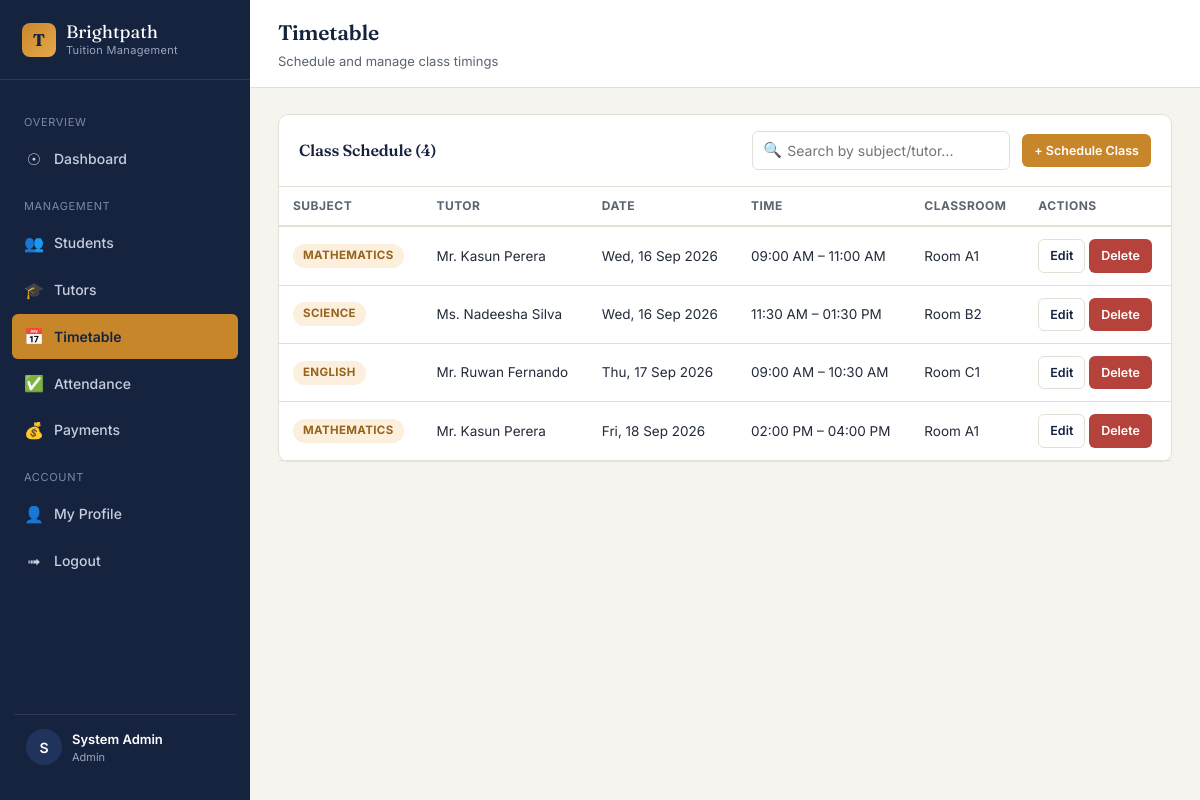
/admin/timetable.php (signed in), run on the app's committed database.
### tables this page shows
CREATE TABLE `timetable` (
  `timetable_id` INT AUTO_INCREMENT PRIMARY KEY,
  `tutor_id` INT NOT NULL,
  `subject` VARCHAR(100) NOT NULL,
  `class_date` DATE NOT NULL,
  `start_time` TIME NOT NULL,
  `end_time` TIME NOT NULL,
  `classroom` VARCHAR(50) DEFAULT NULL,
  `created_at` TIMESTAMP DEFAULT CURRENT_TIMESTAMP,
  FOREIGN KEY (`tutor_id`) REFERENCES `tutors`(`tutor_id`) ON DELETE CASCADE
);

CREATE TABLE `tutors` (
  `tutor_id` INT AUTO_INCREMENT PRIMARY KEY,
  `name` VARCHAR(100) NOT NULL,
  `email` VARCHAR(150) NOT NULL UNIQUE,
  `password` VARCHAR(255) NOT NULL,
  `subject` VARCHAR(100) NOT NULL,
  `gender` ENUM('Male','Female','Other') DEFAULT 'Other',
  `phone` VARCHAR(20) DEFAULT NULL,
  `photo_path` VARCHAR(255) DEFAULT NULL,
  `status` ENUM('Active','Inactive') DEFAULT 'Active',
  `created_at` TIMESTAMP DEFAULT CURRENT_TIMESTAMP
);

### classes/Database.php (called while the page is built, shortened)
<?php
class Database
{
    private static ?Database $instance = null;
    private PDO $connection;
    private function __construct()
    {
        $dsn = "mysql:host=" . DB_HOST . ";dbname=" . DB_NAME . ";charset=" . DB_CHARSET;
        $options = [
            PDO::ATTR_ERRMODE            => PDO::ERRMODE_EXCEPTION,
            PDO::ATTR_DEFAULT_FETCH_MODE => PDO::FETCH_ASSOC,
            PDO::ATTR_EMULATE_PREPARES   => false,
        ];
        try {
            $this->connection = new PDO($dsn, DB_USER, DB_PASS, $options);
        } catch (PDOException $e) {
            die("Database Connection Failed: " . htmlspecialchars($e->getMessage()));
        }
    }
    public static function getInstance(): Database
    {
        if (self::$instance === null) {
            self::$instance = new Database();
        }
        return self::$instance;
    }
    public function select(string $sql, array $params = []): array
    {
        $stmt = $this->connection->prepare($sql);
        $stmt->execute($params);
        return $stmt->fetchAll();
    }
}

### classes/Validator.php (called while the page is built, shortened)
<?php
class Validator
{
    public static function clean(string $value): string
    {
        return htmlspecialchars(trim($value), ENT_QUOTES, 'UTF-8');
    }
}

### classes/Timetable.php (called while the page is built, shortened)
<?php
require_once __DIR__ . '/Database.php';
class Timetable
{
    private Database $db;
    public function __construct()
    {
        $this->db = Database::getInstance();
    }
    public function all(string $search = ''): array
    {
        return $this->db->select(
            "SELECT t.*, tu.name AS tutor_name FROM timetable t
             JOIN tutors tu ON tu.tutor_id = t.tutor_id
             ORDER BY t.class_date ASC, t.start_time ASC"
        );
    }
}

### includes/init.php (called while the page is built, shortened)
<?php
require_once __DIR__ . '/../config/database.php';
require_once __DIR__ . '/../classes/Database.php';
require_once __DIR__ . '/../classes/Validator.php';
require_once __DIR__ . '/../classes/Timetable.php';
function e(string $value): string
{
    return htmlspecialchars($value, ENT_QUOTES, 'UTF-8');
}

### admin/timetable.php (the view, shortened to what this page needs)
<?php
require_once __DIR__ . '/../includes/init.php';
$timetableModel = new Timetable();
$search = Validator::clean($_GET['q'] ?? '');
$entries = $timetableModel->all($search);
require_once __DIR__ . '/../includes/dashboard_header.php';
?>
<div class="panel">
  <div class="panel-header">
    <h3>Class Schedule (<?= count($entries) ?>)</h3>
    <div class="flex-between">
      <form method="GET" action="timetable.php" class="search-box">
        <span class="ic">&#128269;</span>
        <input type="text" name="q" value="<?= e($search) ?>" placeholder="Search by subject/tutor...">
      </form>
      <a href="timetable.php?action=add" class="btn btn-brass btn-sm">+ Schedule Class</a>
    </div>
  </div>
  <div class="table-wrap">
    <table>
      <thead><tr><th>Subject</th><th>Tutor</th><th>Date</th><th>Time</th><th>Classroom</th><th>Actions</th></tr></thead>
      <tbody>
        <?php foreach ($entries as $t): ?>
          <tr>
            <td><span class="badge badge-brass"><?= e($t['subject']) ?></span></td>
            <td><?= e($t['tutor_name']) ?></td>
            <td><?= e(date('D, d M Y', strtotime($t['class_date']))) ?></td>
            <td><?= e(date('h:i A', strtotime($t['start_time']))) ?> &ndash; <?= e(date('h:i A', strtotime($t['end_time']))) ?></td>
            <td><?= e($t['classroom'] ?: '-') ?></td>
            <td>
              <a href="timetable.php?action=edit&id=<?= $t['timetable_id'] ?>" class="btn btn-outline btn-sm">Edit</a>
              <a href="timetable.php?action=delete&id=<?= $t['timetable_id'] ?>" class="btn btn-danger btn-sm" data-confirm="Remove this class?">Delete</a>
            </td>
          </tr>
        <?php endforeach; ?>
      </tbody>
    </table>
  </div>
</div>
<?php require_once __DIR__ . '/../includes/dashboard_footer.php'; ?>

### assets/css/style.css (style rules this page uses)
:root { --ink: #16233F; --ink-2: #1F335C; --brass: #C8862B; --brass-light: #E7A94C; --teal: #2F6F5E; --teal-light: #E4F0EC; --rose: #B5423B; --rose-light: #FBE8E6; --amber-light: #FCF0DC; --paper: #F6F4EF; --surface: #FFFFFF; --line: #E4E0D6; --text: #232B3A; --text-soft: #5B6472; --radius: 10px; --radius-sm: 6px; --shadow: 0 2px 10px rgba(22, 35, 63, 0.06); }
* { box-sizing: border-box; }
html, body { margin: 0; padding: 0; background: var(--paper); color: var(--text); font-family: 'Inter', -apple-system, BlinkMacSystemFont, sans-serif; font-size: 15px; line-height: 1.55; }
h1, h2, h3, h4, .brand-font { font-family: 'Fraunces', Georgia, serif; font-weight: 600; color: var(--ink); letter-spacing: -0.01em; margin: 0 0 0.4em 0; }
a { color: var(--ink-2); text-decoration: none; }
.panel { background: var(--surface); border: 1px solid var(--line); border-radius: var(--radius); margin-bottom: 22px; }
.panel-header { padding: 16px 20px; border-bottom: 1px solid var(--line); display: flex; align-items: center; justify-content: space-between; gap: 12px; flex-wrap: wrap; }
.panel-header h3 { font-size: 16px; margin: 0; }
.btn { display: inline-flex; align-items: center; gap: 6px; padding: 9px 16px; border-radius: var(--radius-sm); border: 1px solid transparent; font-size: 13.5px; font-weight: 600; cursor: pointer; font-family: 'Inter', sans-serif; transition: transform 0.06s ease, background 0.15s ease, box-shadow .15s ease; }
.btn-brass { background: var(--brass); color: #fff; }
.btn-outline { background: transparent; border-color: var(--line); color: var(--ink); }
.btn-danger { background: var(--rose); color: #fff; }
.btn-sm { padding: 6px 11px; font-size: 12.5px; }
input[type="text"], input[type="email"], input[type="password"], input[type="date"], input[type="time"], input[type="number"], input[type="tel"], input[type="file"], select, textarea { width: 100%; padding: 10px 12px; border: 1px solid var(--line); border-radius: var(--radius-sm); font-size: 14px; font-family: 'Inter', sans-serif; color: var(--text); background: #fff; transition: border-color .15s ease, box-shadow .15s ease; }
table { width: 100%; border-collapse: collapse; font-size: 13.5px; }
thead th { text-align: left; font-size: 12px; text-transform: uppercase; letter-spacing: 0.04em; color: var(--text-soft); padding: 10px 14px; border-bottom: 2px solid var(--line); font-weight: 700; }
tbody td { padding: 12px 14px; border-bottom: 1px solid var(--line); vertical-align: middle; }
.table-wrap { overflow-x: auto; }
.badge { display: inline-flex; align-items: center; gap: 4px; padding: 3px 10px; border-radius: 999px; font-size: 11.5px; font-weight: 700; text-transform: uppercase; letter-spacing: 0.03em; }
.badge-brass { background: var(--amber-light); color: #96631E; }
.flex-between { display: flex; align-items: center; justify-content: space-between; gap: 12px; flex-wrap: wrap; }
.search-box { position: relative; }
.search-box input { padding-left: 34px; }
.search-box .ic { position: absolute; left: 11px; top: 50%; transform: translateY(-50%); color: var(--text-soft); }

### data on the page
timetable: subject "MATHEMATICS", tutor.name "Mr. Kasun Perera", class_date "Wed, 16 Sep 2026", start_time "09:00 AM", end_time "11:00 AM", classroom "Room A1"
timetable: subject "SCIENCE", tutor.name "Ms. Nadeesha Silva", class_date "Wed, 16 Sep 2026", start_time "11:30 AM", end_time "01:30 PM", classroom "Room B2"
timetable: subject "ENGLISH", tutor.name "Mr. Ruwan Fernando", class_date "Thu, 17 Sep 2026", start_time "09:00 AM", end_time "10:30 AM", classroom "Room C1"
timetable: subject "MATHEMATICS", tutor.name "Mr. Kasun Perera", class_date "Fri, 18 Sep 2026", start_time "02:00 PM", end_time "04:00 PM", classroom "Room A1"

### other printed values
substr($_SESSION['user_name'] ?? 'U', 0, 1) "S"
$_SESSION['user_name'] "System Admin"
$role "Admin"
$pageTitle "Timetable"
$pageSubtitle "Schedule and manage class timings"
count($entries) "4"
